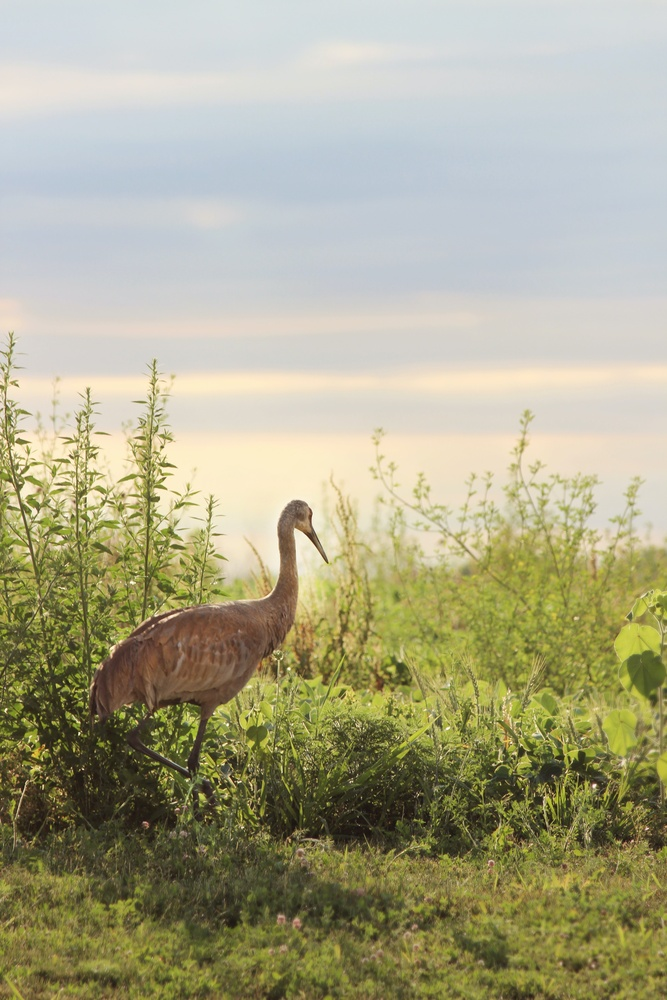
#> input picture Unsupervised/ImageCompressionSingleValueDecomposition/images/Bird.jpg, 667 x 1000 px, shrunk from 3456 x 5184 before the run; the run also reads 1 picture not shown here
$ jupyter execute ICSVD.ipynb   (shell and % lines are left out)   (text cells are left out)
#> lines starting #> are read from the running program, lines starting #| are printed output that depends on the picture; pictures that were not available may be replaced by others from this repository, and a replacement may not be noted
[cell 1]
# Importing the necessary libraries

from skimage import io
import matplotlib.pyplot as plt
import numpy as np
from ipywidgets import interact, interactive, interact_manual
import ipywidgets as widgets
from IPython.display import display

[cell 2]
# Reading in the images in grayscale. Using the same set of images for both Black and White and Color image compression

bw_images = {
    "Bird" : io.imread('./images/Bird.jpg', as_gray=True),
    "Chandelier" : io.imread('./images/Chandelier.jpg', as_gray=True),
    "Flowers" : io.imread('./images/Flowers.jpg', as_gray=True),
    "Tree" : io.imread('./images/Tree.jpg', as_gray=True),
    "Waterfall" : io.imread('./images/Waterfall.jpg', as_gray=True)
}
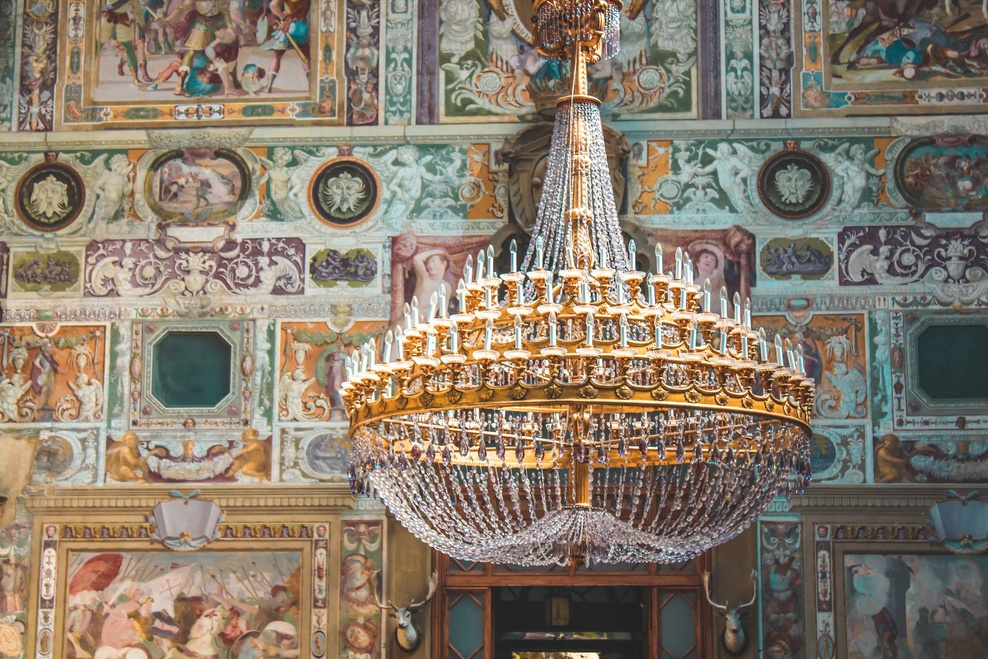
#> input picture Unsupervised/ImageCompressionSingleValueDecomposition/images/Chandelier.jpg, 988 x 659 px, shrunk from 5122 x 3415 before the run
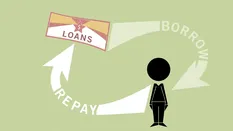
#> input picture Lending.webp, 233 x 131 px, shrunk from 1207 x 679 before the run, given in place of Flowers.jpg, which was not available
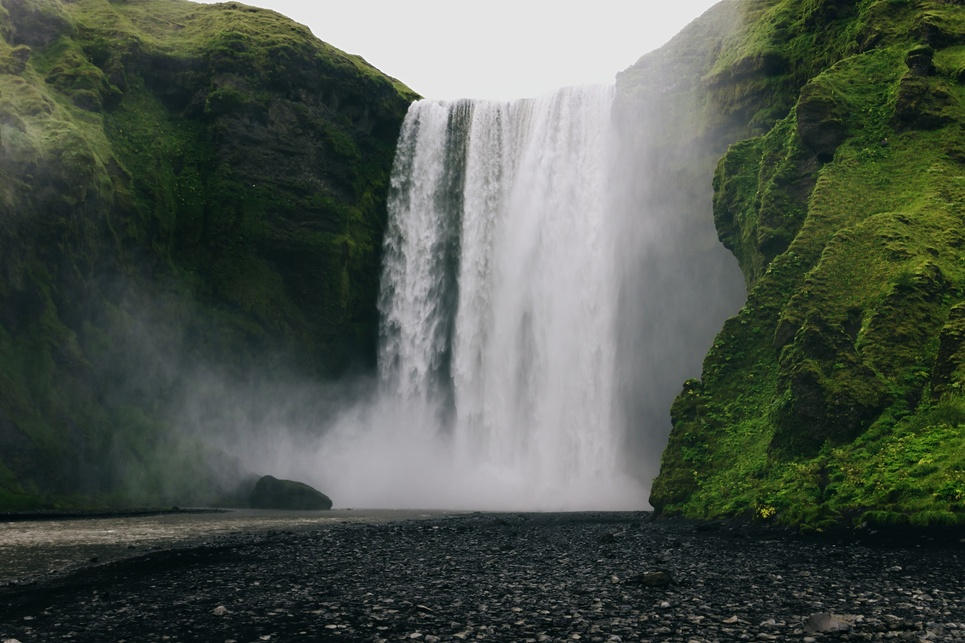
#> input picture Unsupervised/ImageCompressionSingleValueDecomposition/images/Waterfall.jpg, 965 x 643 px, shrunk from 5000 x 3334 before the run

[cell 3]
# Showing image in widgets

def show_bw_images(Image_Name):
    fig = plt.figure(figsize=(18, 18))
    plt.title("Image Name: "+Image_Name+"\n")
    plt.imshow(bw_images[Image_Name], cmap = plt.cm.gray)  # picking the right color scale for display
    plt.axis('off')
    plt.show()

interact(show_bw_images, Image_Name = list(bw_images.keys()))
#> the sliders are set to Image_Name = Bird
#> (the call stopped at in show_bw_images, `fig = plt.figure(figsize=(18, 18))`: IPython is not available in this run)

[cell 4]
# Checking the dimensions of each image to give an idea of how many singular values are present

for image in bw_images.keys():
    print(f"{image} - {bw_images[image].shape}")
#> this loop made 5 passes
#> image on passes 1 to 5: 'Bird', 'Chandelier', 'Flowers', 'Tree', 'Waterfall'
#| Bird - (1000, 667)
#| Chandelier - (659, 988)
#| Flowers - (131, 233)
#| Tree - (131, 233)
#| Waterfall - (643, 965)

[cell 5]
svd_cache = {}

def compute_svd(Image_Name):
    """
    Computes the Singular Value Decomposition (SVD) of the image and caches the result.

    Parameters:
    Image_Name (str): The name of the image from the `bw_images` dictionary.
    """
    if Image_Name not in svd_cache:
        U, S, Vt = np.linalg.svd(bw_images[Image_Name], full_matrices=False)
        svd_cache[Image_Name] = (U, S, Vt)

[cell 6]
def compress_bw_image(Image_Name, k):
    """
    Compresses a black and white image using SVD by retaining the top k singular values
    and plots the analysis, original, and compressed images.

    Parameters:
    Image_Name (str): The name of the image from the `bw_images` dictionary.
    k (int): The number of singular values to retain for compression.
    """
    # Ensure that SVD has been computed for the image
    compute_svd(Image_Name)

    # Retrieve the precomputed SVD from cache
    U, S, Vt = svd_cache[Image_Name]

    # Retain the top k singular values and corresponding vectors
    U_k = U[:, :k]
    S_k = np.diag(S[:k])
    Vt_k = Vt[:k, :]

    # Reconstruct the compressed image
    compressed_image = U_k @ S_k @ Vt_k

    # Plot Singular values and Cumulative sum in two subplots
    fig, axs = plt.subplots(1, 2, figsize=[16,6])

    # Plot singular values on a semilog scale
    axs[0].semilogy(S)
    axs[0].set_title("Singular Values")

    # Plot cumulative sum of singular values
    axs[1].plot(np.cumsum(S) / np.sum(S))
    axs[1].plot(k, np.sum(S[:k]) / np.sum(S), marker='*', ls='none',
                ms=12, label=f'Top {k} Singular Values')
    axs[1].set_title("Cumulative Sum of Singular Values")
    axs[1].legend()

    plt.show()

    # Plot original and compressed images side by side
    fig = plt.figure(figsize=(18, 18))

    # Show the original image
    fig.add_subplot(1, 2, 1)
    plt.title(f"Original Image - {Image_Name}")
    plt.imshow(bw_images[Image_Name], cmap=plt.cm.gray)
    plt.axis('off')

    # Show the compressed image
    fig.add_subplot(1, 2, 2)
    plt.title(f"Compressed Image - {Image_Name} (Top {k} Singular Values)")
    plt.imshow(compressed_image, cmap=plt.cm.gray)
    plt.axis('off')
    plt.show()

    # Calculate and print the compression ratio
    dim1 = bw_images[Image_Name].shape
    size1 = dim1[0] * dim1[1]
    print(f"Original Image Size (in pixels): {size1}")

    size2 = dim1[0] * k + k + k * dim1[1]
    print(f"Compressed Image Size (in pixels): {size2}")

    ratio = round(size1 / size2, 2)
    print(f"Compression Ratio: {ratio}")

[cell 7]
for image_name in bw_images.keys():
    compute_svd(image_name)
#> this loop made 5 passes
#> pass 1, in compute_svd, `U, S, Vt = np.linalg.svd(bw_images[Image_Name], full_matrices=False)`:
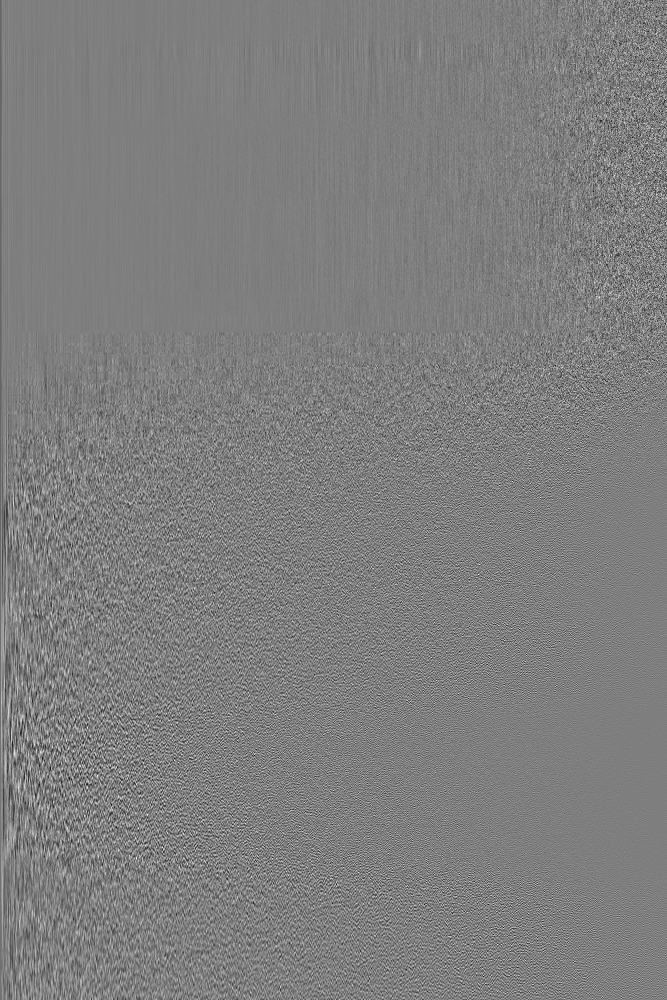
#> U: shape (1000, 667) float64; min -0.205, max 0.207, mean -2.64e-05; drawn with min black and max white
#> pass 1, in compute_svd, `U, S, Vt = np.linalg.svd(bw_images[Image_Name], full_matrices=False)`:
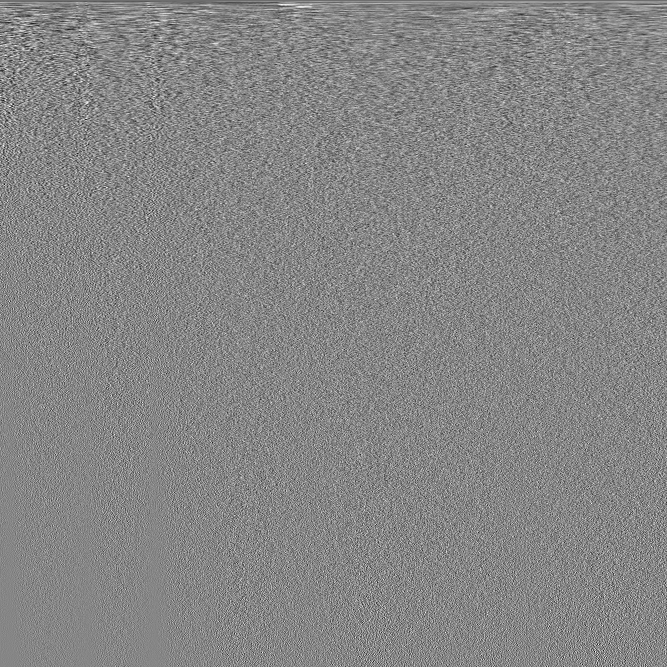
#> Vt: shape (667, 667) float64; min -0.218, max 0.196, mean -5.85e-05; drawn with min black and max white
#> pass 2, in compute_svd (call 2), `U, S, Vt = np.linalg.svd(bw_images[Image_Name], full_matrices=False)`:
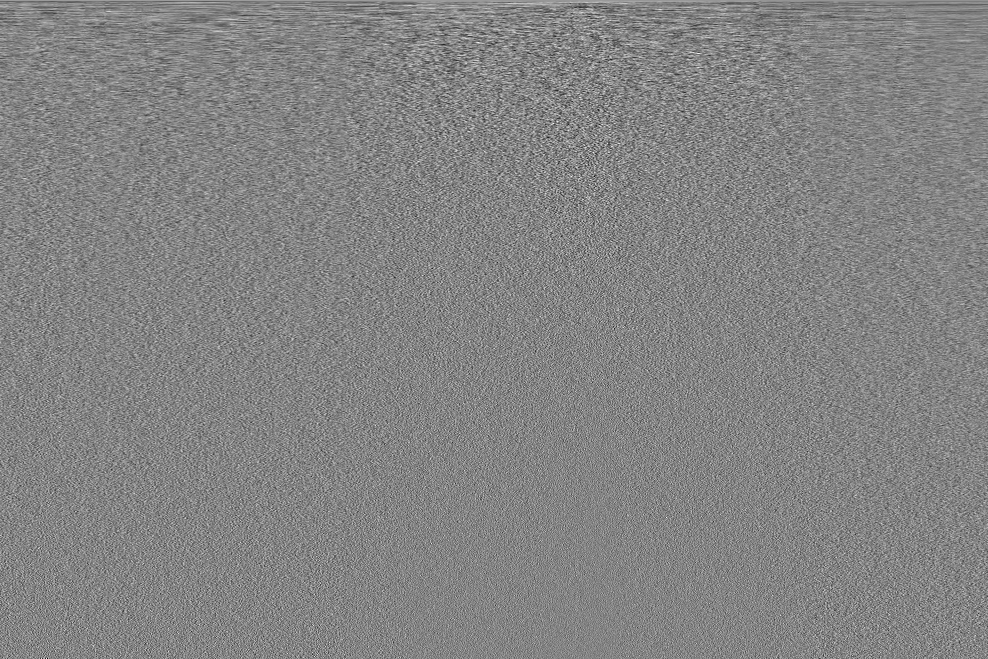
#> Vt: shape (659, 988) float64; min -0.198, max 0.185, mean 3.56e-05; drawn with min black and max white

# Example of calling the function interactively
interact(compress_bw_image, Image_Name=list(bw_images.keys()), k=(1, 600))
#> the sliders are set to Image_Name = Bird, k = 300
#> in compress_bw_image, `U, S, Vt = svd_cache[Image_Name]`: S = 667 values, max 557.8 at index 0, min 0.0152 at index 666, mean 2.38
#> in compress_bw_image, `U_k = U[:, :k]`:
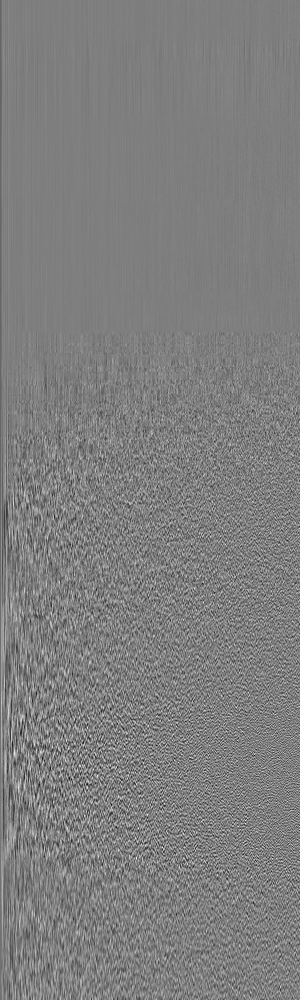
#> U_k: shape (1000, 300) float64; min -0.205, max 0.207, mean -5.09e-05; drawn with min black and max white
#> in compress_bw_image, `S_k = np.diag(S[:k])`:
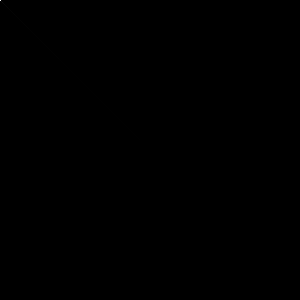
#> S_k: shape (300, 300) float64; min 0, max 557.8, mean 0; drawn with min black and max white
#> in compress_bw_image, `Vt_k = Vt[:k, :]`:
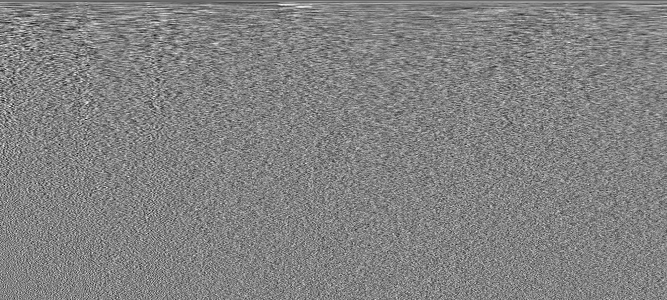
#> Vt_k: shape (300, 667) float64; min -0.206, max 0.196, mean -0.00013; drawn with min black and max white
#> in compress_bw_image, `compressed_image = U_k @ S_k @ Vt_k`:
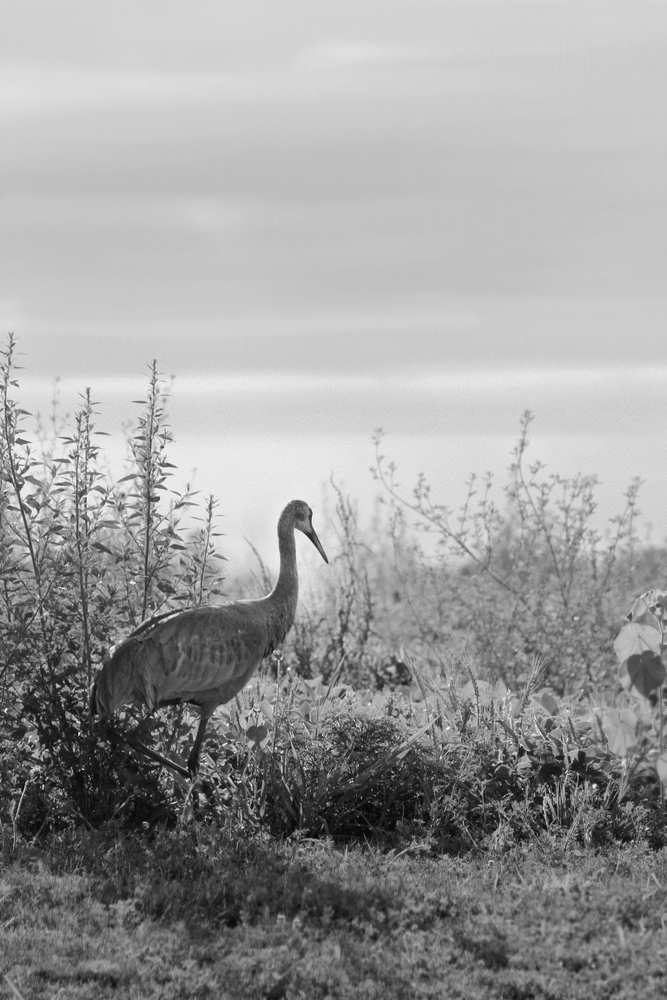
#> compressed_image: shape (1000, 667) float64; min 0.0553, max 1.02, mean 0.652; drawn with min black and max white
#> (the call stopped at in compress_bw_image, `fig, axs = plt.subplots(1, 2, figsize=[16,6])`: IPython is not available in this run)

[cell 8]
color_images = {
    "Bird" : io.imread('./images/Bird.jpg'),
    "Chandelier" : io.imread('./images/Chandelier.jpg'),
    "Flowers" : io.imread('./images/Flowers.jpg'),
    "Tree" : io.imread('./images/Tree.jpg'),
    "Waterfall" : io.imread('./images/Waterfall.jpg')
}

[cell 9]
# Showing image in widgets

def show_color_images(Image_Name):
    fig = plt.figure(figsize=(18, 18))
    plt.title("Image Name: "+Image_Name+"\n")
    plt.imshow(color_images[Image_Name])  # picking the right color scale for display
    plt.axis('off')
    plt.show()

interact(show_color_images, Image_Name = list(color_images.keys()))
#> the sliders are set to Image_Name = Bird
#> (the call stopped at in show_color_images, `fig = plt.figure(figsize=(18, 18))`: IPython is not available in this run)

[cell 10]
# Checking the dimensions of each image to give an idea of how many singular values are present

for image in color_images.keys():
    print(f"{image} - {color_images[image].shape}")

[cell 11]
def compress_color_image(Image_Name, k):

    fig = plt.figure(figsize=(18, 18))

    # Showing the original image
    fig.add_subplot(1, 2, 1)
    plt.title(f"Original Image - {Image_Name}")
    plt.imshow(color_images[Image_Name])
    plt.axis('off')

    # Breaking the 3d matrix into 3 2d matrices - 1 for each color channel
    r = color_images[Image_Name][:,:,0]
    g = color_images[Image_Name][:,:,1]
    b = color_images[Image_Name][:,:,2]

    # Performing SVD for each matrix
    Ur, Sr, Vr = np.linalg.svd(r, full_matrices = True)
    Ug, Sg, Vg = np.linalg.svd(g, full_matrices = True)
    Ub, Sb, Vb = np.linalg.svd(b, full_matrices = True)

    # Compressing all the matrices individually
    ur = Ur[:, 0:k]
    vr = Vr[0:k]

    ug = Ug[:, 0:k]
    vg = Vg[0:k]

    ub = Ub[:, 0:k]
    vb = Vb[0:k]

    compressed_image_red = ur @ np.diag(Sr[0:k]) @ vr
    compressed_image_green = ug @ np.diag(Sg[0:k]) @ vg
    compressed_image_blue = ub @ np.diag(Sb[0:k]) @ vb

    # Combining the three 2D matrices into a single 3D matrix
    compressed_image = np.zeros(color_images[Image_Name].shape)
    compressed_image[:,:,0] = compressed_image_red
    compressed_image[:,:,1] = compressed_image_green
    compressed_image[:,:,2] = compressed_image_blue

    # Converting the values in the matrix to be in the range [0,255]
    compressed_image_final = np.array(compressed_image/np.amax(compressed_image)*255, np.int32)

    # Showing the compressed image
    fig.add_subplot(1, 2, 2)
    plt.title(f"Compressed Image - {Image_Name} (Top {k} Singular values)")
    plt.imshow(compressed_image_final.astype('uint8'))
    plt.axis('off')
    plt.show()

    # Showing the compression ratio
    dim1 = color_images[Image_Name].shape
    size1 = dim1[0]*dim1[1]
    print(f"Original Image Size (in pixels)- {size1}")
    size2 = min(dim1)*k + k + k*max(dim1)
    print(f"Compressed Image Size (in pixels)- {size2}")
    ratio = round(size1/size2,2)
    print(f"Compression Ratio - {ratio}")

[cell 12]
interact(compress_color_image, Image_Name = list(color_images.keys()), k = (0,600))
#> the sliders are set to Image_Name = Bird, k = 300
#> (the call stopped at in compress_color_image, `fig = plt.figure(figsize=(18, 18))`: IPython is not available in this run)
